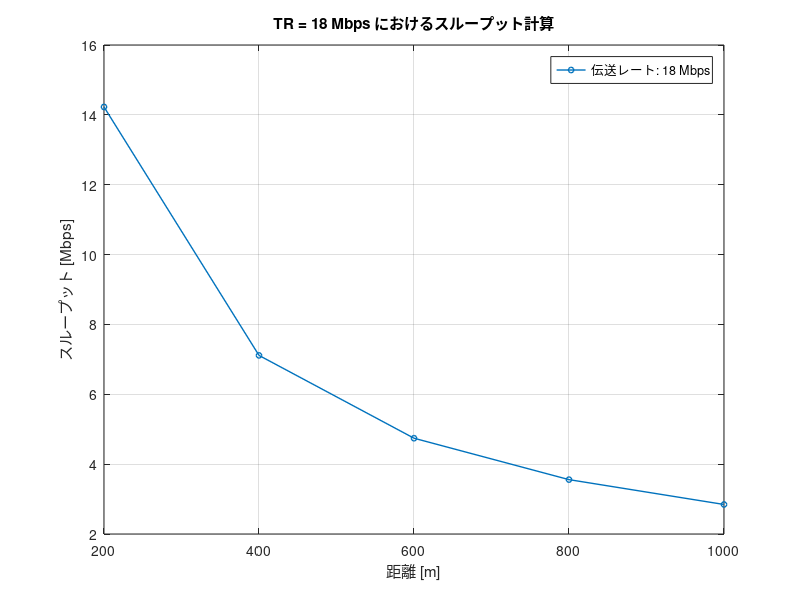

Source code (MATLAB):
clear;
Rmin = [-82, -81, -79, -77, -74, -70, -66, -65]; % 最小受信感度 [dBm]
TR = [6, 9, 12, 18, 24, 36, 48, 54]; % 伝送レート [Mbps]
databit = [24, 36, 48, 72, 96, 144, 192, 216]; % OFDMシンボルごとのデータビット[bit]

Tp = 10; % 送信電力 [dBm]
f = 2.4 * 10^9; % 周波数 [Hz]
c = 3 * 10^8; % 光速 [m/s]

PLCP_pre = 16; % PLCPプリアンブル[μs]
PLCPhead_sig = 1; % PLCPヘッダ（シグナル）[μs]
PLCPhead_ser = 16; % PLCPヘッダ（サービス）[μs]
ACK = 80; % 802.11ACKフレーム[bit]
MAC = 192; % 802.11MACヘッダ[bit]
LLC = 64; % LLCヘッダ[bit]
packet = 12000; % IPパケット長[bit]
FCS = 32; % FCS[bit]
tail = 6; % テイルビット[bit]
SIFS = 10; % [μs]
DIFS = 34; % [μs]
backoff = 101.5; % 平均バックオフ制御時間 [μs]

max_distance = 1000; % 最大距離 [m]

% 選択された伝送レート (TR = 18 Mbps) に対応するインデックスを取得
index = find(TR == 18);
if isempty(index)
    error('指定された伝送レートが見つかりません');
end

% 必要な値を抽出
Rmin_current = Rmin(index);
TR_current = TR(index);
databit_current = databit(index);

% 最大伝送距離の計算
Lfs = Tp - Rmin_current; % 距離減衰 [dB]
d_max = floor(((10^(Lfs / 20)) * c) / (4 * pi * f) / 50) * 50; % 最大伝送距離 [m]

% フレームの計算
ACK_t = PLCP_pre + (PLCPhead_sig + ceil((PLCPhead_ser + ACK + FCS + tail) / databit_current)) * 4;
data_t = PLCP_pre + (PLCPhead_sig + ceil((PLCPhead_ser + MAC + LLC + packet + FCS + tail) / databit_current)) * 4;

% スループット計算用の距離リスト
if mod(max_distance, d_max) == 0
    distances = d_max:d_max:max_distance; 
else
    distances = [d_max:d_max:max_distance max_distance];
end

% スループット計算
throughput = zeros(size(distances));
for j = 1:length(distances)
    D = distances(j);
    total_tt = (ACK_t + data_t + SIFS + backoff) * (D / d_max); % トータル時間
    throughput(j) = packet / total_tt; % スループット [Mbps]
end

% スループットのプロット
figure;
plot(distances, throughput, '-o', 'LineWidth', 1, 'MarkerSize', 4, 'DisplayName', sprintf('伝送レート: %d Mbps', TR_current));
xlabel('距離 [m]');
ylabel('スループット [Mbps]');
title('TR = 18 Mbps におけるスループット計算');
legend('show');
grid on;